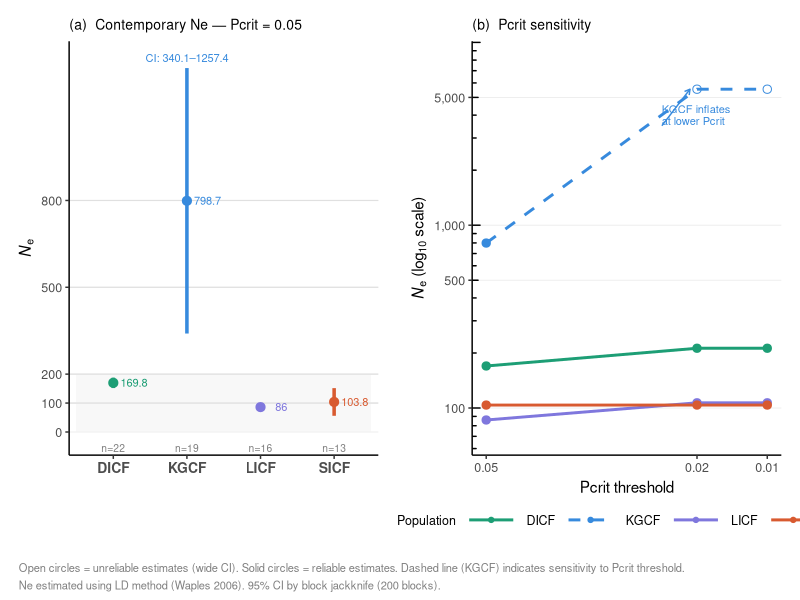
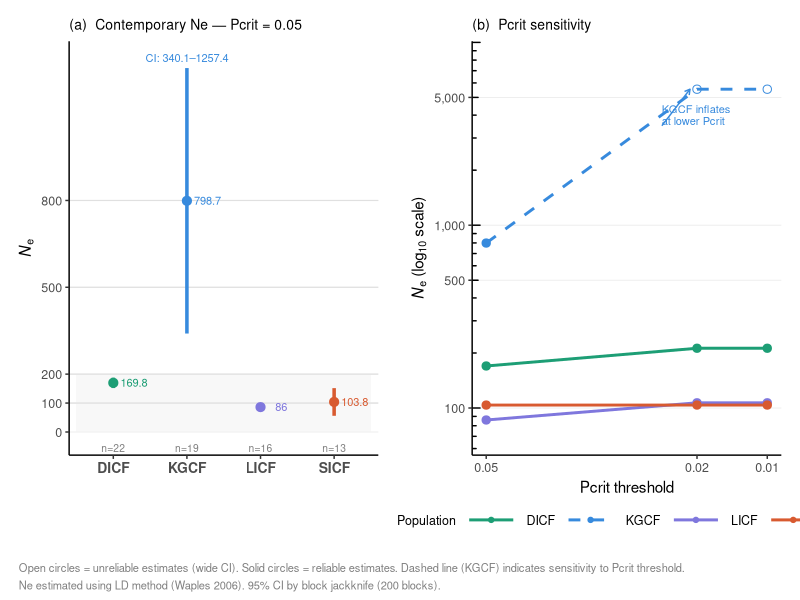

Reproduce these figures in R, in order.
library(ggplot2)
library(patchwork)
library(scales)

# ── Data ──────────────────────────────────────────────────────────────────────

ne <- data.frame(
  Population = factor(c("DICF","KGCF","LICF","SICF"),
                      levels = c("DICF","KGCF","LICF","SICF")),
  Ne   = c(169.8, 798.7,  86.0, 103.8),
  low  = c(151.9, 340.1,  78.1,  56.0),
  high = c(187.8, 1257.4, 93.9, 151.6),
  n    = c(22, 19, 16, 13)
)

sens <- data.frame(
  Population = factor(
    rep(c("DICF","KGCF","LICF","SICF"), each = 3),
    levels = c("DICF","KGCF","LICF","SICF")
  ),
  Pcrit    = rep(c(0.05, 0.02, 0.01), 4),
  Ne       = c(169.8, 212.3, 212.3,
               798.7, 5545.1, 5545.1,
               86.0,  106.8, 106.8,
               103.8, 103.8, 103.8),
  reliable = c(TRUE,  TRUE,  TRUE,
               TRUE,  FALSE, FALSE,
               TRUE,  TRUE,  TRUE,
               TRUE,  TRUE,  TRUE)
)

cols <- c(DICF = "#1D9E75", KGCF = "#378ADD",
          LICF = "#7F77DD", SICF = "#D85A30")

# ── Panel A ───────────────────────────────────────────────────────────────────
# Fix 1: Split into two y-axis ranges using facet or annotation
# Best solution: use a broken axis via two separate plots stacked,
# OR simply show KGCF separately with a note and cap y at 300 for clarity.
# Here we use a clean approach: show all populations but use a sqrt scale
# so small Ne values are visible, and annotate KGCF value explicitly.

pA <- ggplot(ne, aes(x = Population, y = Ne, color = Population)) +
  # Shaded band for LICF/SICF range to aid reading
  annotate("rect", xmin = 0.5, xmax = 4.5,
           ymin = 0, ymax = 200,
           fill = "grey95", alpha = 0.5) +
  geom_hline(yintercept = c(100, 200, 500, 800),
             color = "grey88", linewidth = 0.4) +
  geom_pointrange(
    aes(ymin = low, ymax = high),
    size      = 0.7,
    linewidth = 1.2,
    fatten    = 3
  ) +
  # Annotate KGCF upper CI explicitly since it goes off scale
  geom_text(
    data = subset(ne, Population == "KGCF"),
    aes(y = high + 35, label = paste0("CI: ", low, "–", high)),
    size  = 2.8,
    color = "#378ADD",
    fontface = "plain"
  ) +
  # Annotate Ne values next to each point
  geom_text(
    aes(y = Ne, label = Ne),
    nudge_x = 0.28,
    size     = 2.8,
    fontface = "plain",
    show.legend = FALSE
  ) +
  # Sample size below x axis
  geom_text(
    aes(y = -55, label = paste0("n=", n)),
    size  = 2.6,
    color = "grey50"
  ) +
  scale_color_manual(values = cols) +
  scale_y_continuous(
    limits = c(-80, 1350),
    breaks = c(0, 100, 200, 500, 800),
    labels = comma,
    expand = c(0, 0)
  ) +
  coord_cartesian(clip = "off") +
  labs(
    x     = NULL,
    y     = expression(italic(N)[e]),
    title = "(a)  Contemporary Ne — Pcrit = 0.05"
  ) +
  theme_classic(base_size = 11) +
  theme(
    legend.position    = "none",
    panel.grid.major.y = element_line(color = "grey92", linewidth = 0.3),
    plot.title         = element_text(size = 10, face = "plain", hjust = 0),
    axis.text.x        = element_text(face = "bold", size = 10),
    axis.text.y        = element_text(size = 9),
    plot.margin        = margin(t = 8, r = 12, b = 20, l = 8)
  )

# ── Panel B ───────────────────────────────────────────────────────────────────
# Fix 2: Move legend outside plot (bottom), fix line direction,
#         add clear point shapes for reliable vs unreliable

pB <- ggplot(sens, aes(x = Pcrit, y = Ne,
                        color    = Population,
                        group    = Population,
                        linetype = Population)) +
  geom_line(linewidth = 1.0) +
  geom_point(aes(shape = reliable, size = reliable)) +
  # Annotate KGCF inflation with arrow label
  annotate("text",
           x = 0.025, y = 4000,
           label = "KGCF inflates\nat lower Pcrit",
           size = 2.8, color = "#378ADD",
           hjust = 0, lineheight = 0.9) +
  annotate("segment",
           x = 0.025, xend = 0.021,
           y = 3500, yend = 5545,
           color = "#378ADD",
           arrow = arrow(length = unit(0.15, "cm")),
           linewidth = 0.5) +
  scale_color_manual(values = cols, name = "Population") +
  scale_linetype_manual(
    values = c(DICF = "solid", KGCF = "dashed",
               LICF = "solid", SICF = "solid"),
    name = "Population"
  ) +
  scale_shape_manual(
    values = c("TRUE" = 19, "FALSE" = 1),
    guide  = "none"
  ) +
  scale_size_manual(
    values = c("TRUE" = 2.5, "FALSE" = 2.5),
    guide  = "none"
  ) +
  scale_x_reverse(
    breaks = c(0.05, 0.02, 0.01),
    labels = c("0.05", "0.02", "0.01")
  ) +
  scale_y_log10(
    breaks = c(100, 500, 1000, 5000),
    labels = comma,
    limits = c(70, 8000)
  ) +
  annotation_logticks(sides = "l", size = 0.3,
                      short = unit(0.1, "cm"),
                      mid   = unit(0.15, "cm"),
                      long  = unit(0.2, "cm")) +
  labs(
    x     = "Pcrit threshold",
    y     = expression(italic(N)[e]~"(log"[10]~"scale)"),
    title = "(b)  Pcrit sensitivity"
  ) +
  theme_classic(base_size = 11) +
  theme(
    legend.position    = "bottom",
    legend.title       = element_text(size = 9, face = "plain"),
    legend.text        = element_text(size = 9),
    legend.key.width   = unit(1.4, "cm"),
    legend.key.height  = unit(0.4, "cm"),
    legend.margin      = margin(t = 0),
    panel.grid.major.y = element_line(color = "grey92", linewidth = 0.3),
    plot.title         = element_text(size = 10, face = "plain", hjust = 0),
    axis.text          = element_text(size = 9),
    plot.margin        = margin(t = 8, r = 8, b = 8, l = 12)
  ) +
  guides(
    color    = guide_legend(nrow = 1, override.aes = list(linewidth = 1)),
    linetype = guide_legend(nrow = 1)
  )

# ── Combine and save ──────────────────────────────────────────────────────────

combined <- pA + pB +
  plot_layout(ncol = 2, widths = c(1, 1)) +
  plot_annotation(
    caption = paste0(
      "Open circles = unreliable estimates (wide CI). ",
      "Solid circles = reliable estimates. ",
      "Dashed line (KGCF) indicates sensitivity to Pcrit threshold.\n",
      "Ne estimated using LD method (Waples 2006). ",
      "95% CI by block jackknife (200 blocks)."
    ),
    theme = theme(
      plot.caption = element_text(size = 8, color = "grey50",
                                  hjust = 0, lineheight = 1.3)
    )
  )

ggsave("/nesi/nobackup/uoo04082/Amphi/ne_results/Figure_Ne_multipanel.pdf",
       combined, width = 8, height = 4.2, device = cairo_pdf)

ggsave("/nesi/nobackup/uoo04082/Amphi/ne_results/Figure_Ne_multipanel.png",
       combined, width = 8, height = 4.2, dpi = 300)

cat("Saved:\n")
cat("  ne_results/Figure_Ne_multipanel.pdf\n")
cat("  ne_results/Figure_Ne_multipanel.png\n")
